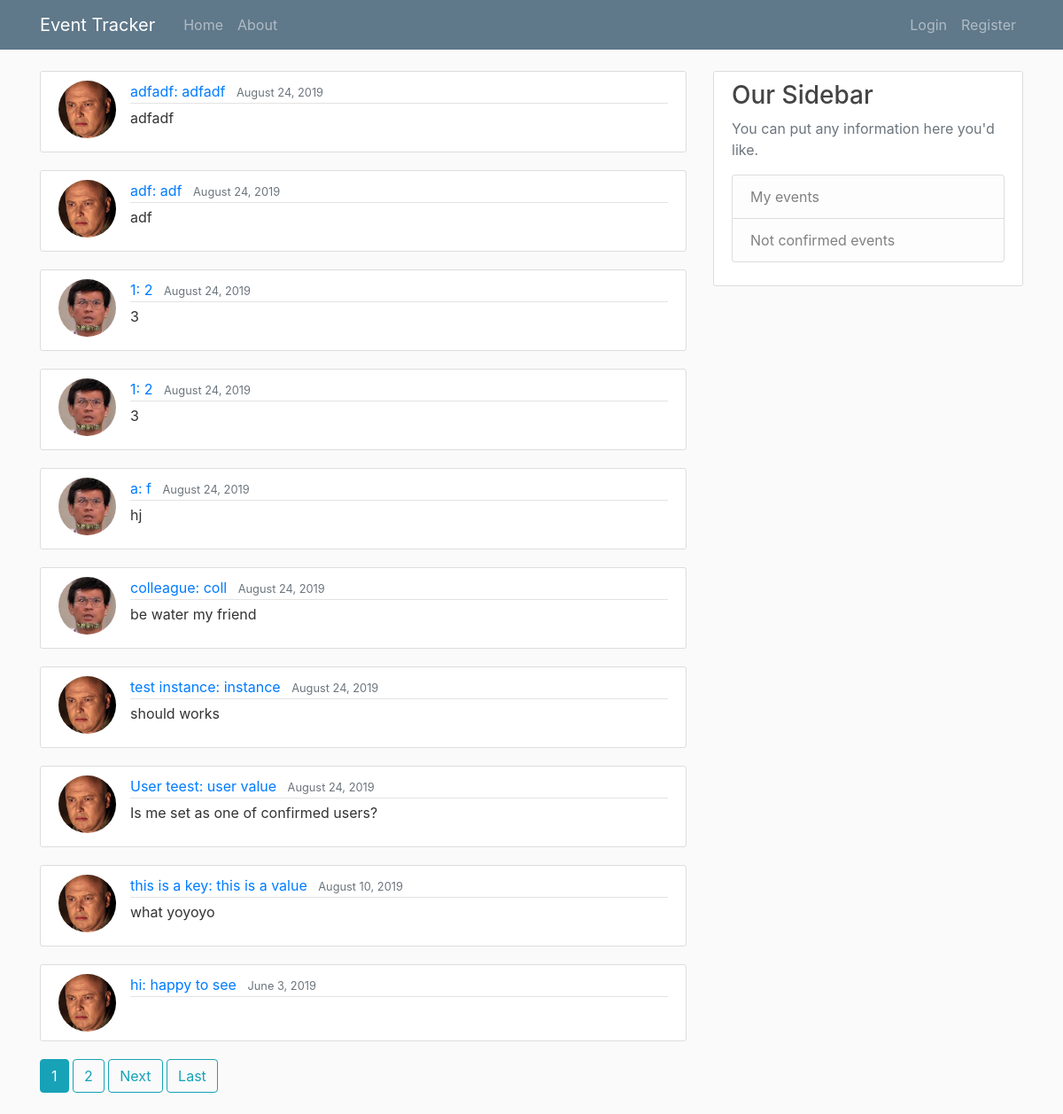
The page / on the database its author committed.
### tracker/models.py (models this page shows, shortened)
class Event(models.Model):
    key = models.CharField(max_length=50)
    value = models.CharField(max_length=50)
    description = models.TextField()
    created_at = models.DateTimeField(default=timezone.now)
    last_modified = models.DateTimeField(auto_now=True)
    confirmed_user = models.ManyToManyField(User)

### users/models.py (models this page shows, shortened)
class Profile(models.Model):
    user = models.OneToOneField(User, on_delete=models.CASCADE)
    image = models.ImageField(default='profile_pics/default.jpg', upload_to='profile_pics')

### tracker/views.py (the view)
# urls.py: path('', EventListView.as_view(), name='tracker-home'),
class EventListView(ListView):
    model = Event
    template_name = 'tracker/home.html'
    context_object_name = 'events'
    ordering = ['-last_modified']
    paginate_by = 10

### tracker/templates/tracker/home.html (shortened to what this page needs)
{% extends "tracker/base.html" %}
{% block content %}
    {% for event in events %}
        <article class="media content-section">
            <img class="rounded-circle article-img" src="{{ event.confirmed_user.first.profile.image.url }}">
            <div class="media-body">
                <div class="article-metadata">
                    <a class="mr-2" href="{% url 'event-detail' event.id %}">{{ event.key }}: {{ event.value }}</a>
                    <small class="text-muted">{{ event.created_at|date:"F j, Y" }}</small>
                </div>
                <p class="article-content">{{ event.description }}</p>
            </div>
        </article>
    {% endfor %}
    {% if is_paginated %}
        {% for num in page_obj.paginator.page_range %}
            {% if page_obj.number == num %}
                <a class="btn btn-info mb-4" href="?page={{ num }}">{{ num }}</a>
            {% elif num > page_obj.number|add:'-5' and num < page_obj.number|add:'5' %}
                <a class="btn btn-outline-info mb-4" href="?page={{ num }}">{{ num }}</a>
            {% endif %}
        {% endfor %}
        {% if page_obj.has_next %}
            <a class="btn btn-outline-info mb-4" href="?page={{ page_obj.next_page_number }}">Next</a>
            <a class="btn btn-outline-info mb-4" href="?page={{ page_obj.paginator.num_pages }}">Last</a>
        {% endif %}
    {% endif %}
{% endblock %}

### tracker/static/tracker/main.css (style rules this page uses)
body { background: #fafafa; color: #333333; margin-top: 5rem; }
.content-section { background: #ffffff; padding: 10px 20px; border: 1px solid #dddddd; border-radius: 3px; margin-bottom: 20px; }
.article-content { white-space: pre-line; }
.article-img { height: 65px; width: 65px; margin-right: 16px; }
.article-metadata { padding-bottom: 1px; margin-bottom: 4px; border-bottom: 1px solid #e3e3e3 }

### rows shown on the page
Event: confirmed_user.first.profile.image (picture), key "adfadf", value "adfadf", created_at "August 24, 2019", description "adfadf"
Event: confirmed_user.first.profile.image (picture), key "adf", value "adf", created_at "August 24, 2019", description "adf"
Event: confirmed_user.first.profile.image (picture), key "1", value "2", created_at "August 24, 2019", description "3"
Event: confirmed_user.first.profile.image (picture), key "1", value "2", created_at "August 24, 2019", description "3"
Event: confirmed_user.first.profile.image (picture), key "a", value "f", created_at "August 24, 2019", description "hj"
Event: confirmed_user.first.profile.image (picture), key "colleague", value "coll", created_at "August 24, 2019", description "be water my friend"
Event: confirmed_user.first.profile.image (picture), key "test instance", value "instance", created_at "August 24, 2019", description "should works"
Event: confirmed_user.first.profile.image (picture), key "User teest", value "user value", created_at "August 24, 2019", description "Is me set as one of confirmed users?"
Event: confirmed_user.first.profile.image (picture), key "this is a key", value "this is a value", created_at "August 10, 2019", description "what yoyoyo"
Event: confirmed_user.first.profile.image (picture), key "hi", value "happy to see", created_at "June 3, 2019"

### other values the page prints
{{ num }} "1"
{{ num }} "2"
